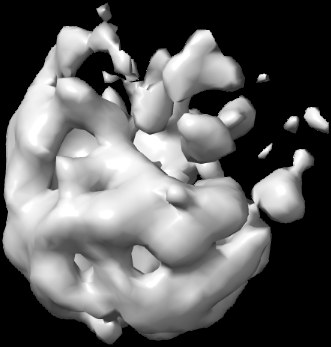
#> input picture .scratch/r41/img1.jpg, 331 x 347 px; its folder holds 4 pictures in this run
$ python mk2.py
#> lines starting #> are read from the running program, lines starting #| are printed output that depends on the picture
from PIL import Image, ImageDraw
W, H, C, R = 4, 3, 470, 520
sheet = Image.new('RGB', (W*C, H*R), (40,40,40))
#> sheet: PIL image 1880x1560 RGB; every value is 40
d = ImageDraw.Draw(sheet)
for i in range(1,12):
    im = Image.open(f'img{i}.jpg')
#> im is the input picture: PIL image 331x347 RGB; min 0, max 255, mean 97
    x = ((i-1) % W) * C + (C - im.width)//2
#> x = 69
    y = ((i-1) // W) * R + 22 + (R-40 - im.height)//2
#> y = 88
    sheet.paste(im, (x, y))
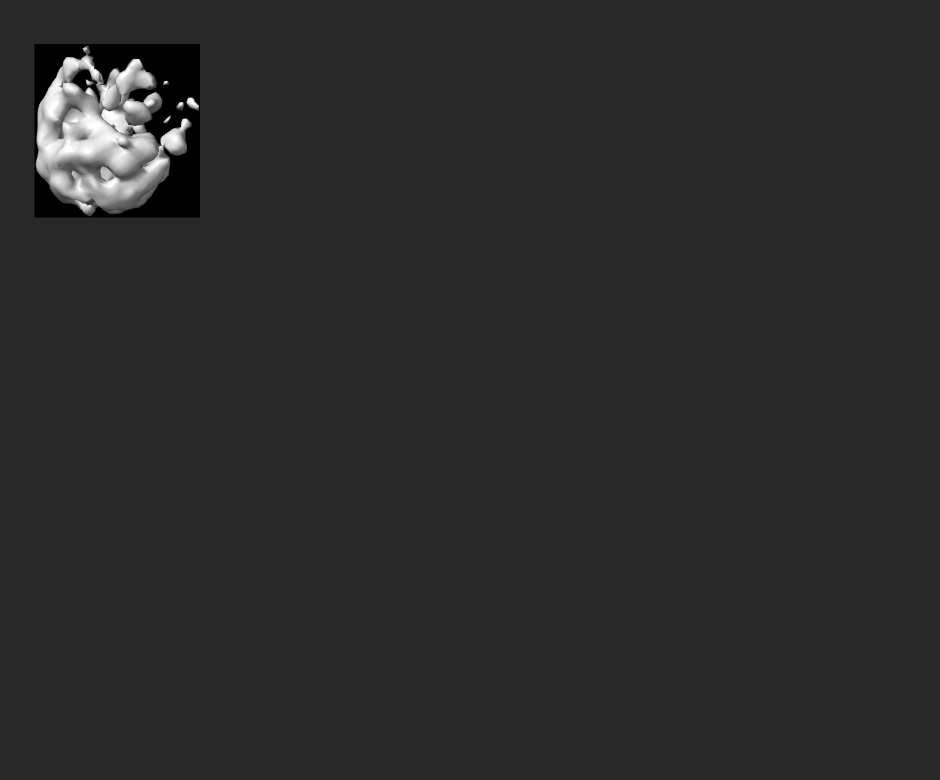
#> sheet: PIL image 1880x1560 RGB (shown at 1/2 size); min 0, max 255, mean 42.2
    d.text(((i-1)%W*C + 8, (i-1)//W*R + 4), f'image{i}.png', fill=(255,255,120))
#> pass 2 of the loop `for i in range(1,12):`:
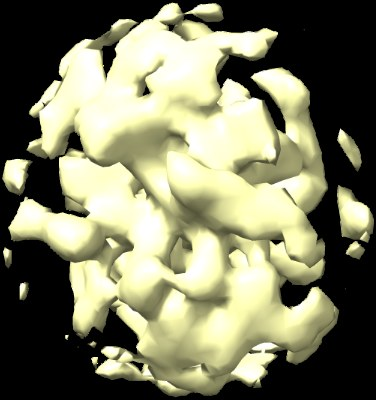
#> input picture .scratch/r41/img2.jpg, 376 x 400 px
#> im is the input picture: PIL image 376x400 RGB; mean R, G, B 126.1, 126.1, 99.4
#> `sheet.paste(im, (x, y))`:
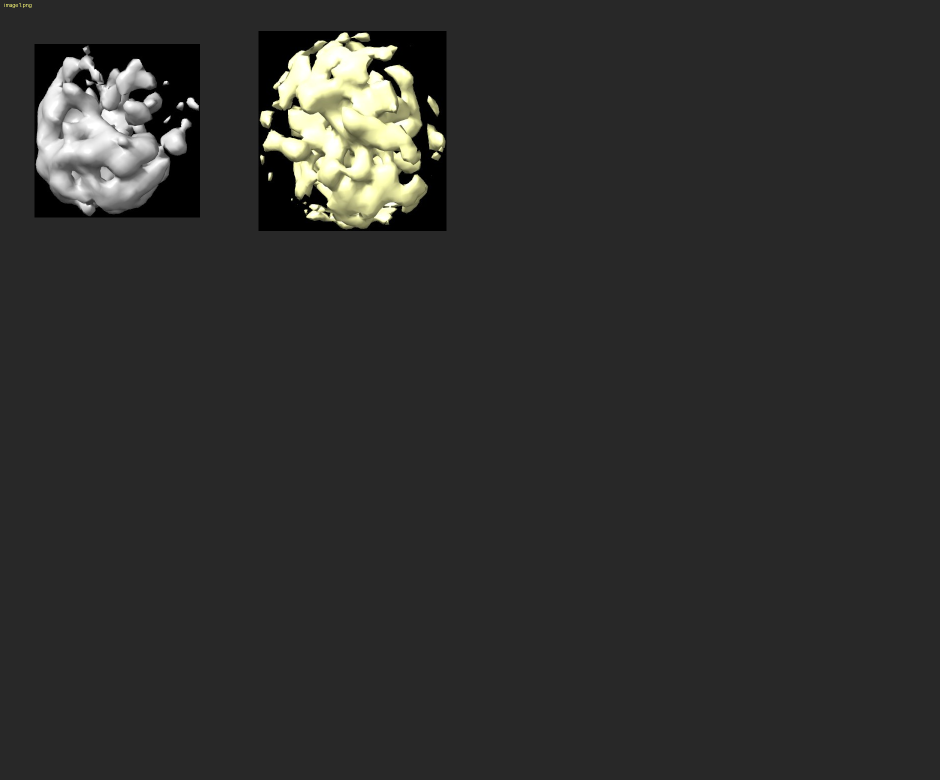
#> sheet: PIL image 1880x1560 RGB (shown at 1/2 size); mean R, G, B 46.7, 46.7, 45.3
#> (the run stopped early here; a loop or call above may not have finished)
